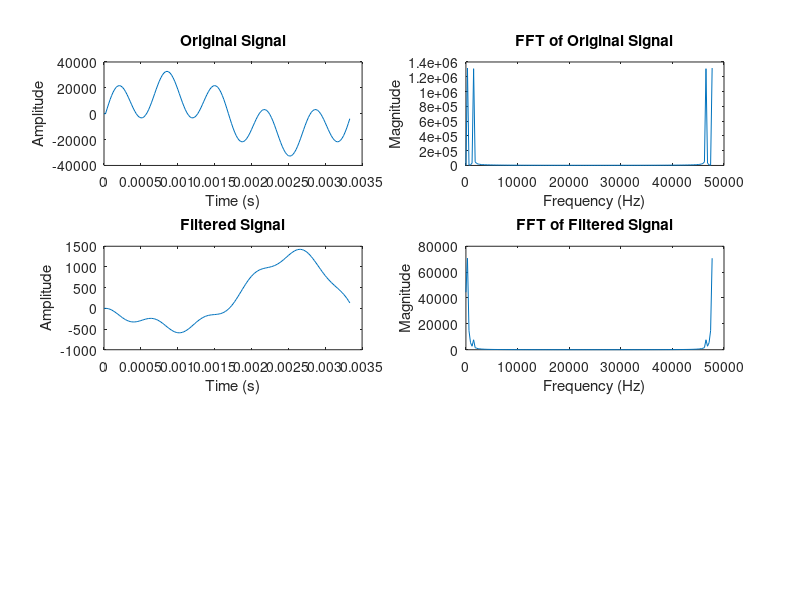

The MATLAB script that drew this image: (Note: this script raises an error after producing the figure.)
% Generate a waveform with all frequencies from 1 to 1000 Hz
Fs = 48000;  % Sampling frequency
t = 0:1/Fs:1/300;  % Time vector (2 seconds)

% Generate the waveform using element-wise addition
%waveform = sum(sin(2*pi*(1:1000)'*t), 1);  % Note the transpose (') here

% waveform = sin(2*pi*100*t) + sin(2*pi*200*t) + sin(2*pi*300*t) + sin(2*pi*400*t) + sin(2*pi*500*t) + sin(2*pi*600*t) + sin(2*pi*700*t) + sin(2*pi*900*t);
% waveform = sin(2*pi*300*t) +  sin(2*pi*600*t) + sin(2*pi*900*t);
%waveform = sin(2*pi*300*t) +  sin(2*pi*1600*t) + sin(2*pi*2900*t);

%waveform with sampling freq = 50000
% waveform = [0,0,3688,7265,10628,13677,16325,18499,20143,21219,21708,21613,20958,19786,18156,16144,13842,11347,8767,6209,3782,1586,-285,-1750,-2741,-3211,-3129,-2486,-1290,424,2608,5195,8101,11233,14488,17757,20932,23905,26575,28852,30658,31934,32634,32735,32232,31146,29510,27382,24833,21950,18832,15582,12310,9125,6132,3429,1102,-775,-2147,-2977,-3246,-2958,-2136,-822,921,3019,5381,7907,10492,13027,15405,17523,19289,20622,21455,21741,21447,20566,19108,17105,14608,11683,8415,4898,1235,-2465,-6092,-9537,-12702,-15492,-17831,-19657,-20925,-21610,-21708,-21237,-20231,-18746,-16852,-14635,-12194,-9630,-7053,-4570,-2286,-296,1312,2467,3115,3219,2762,1749,202,-1831,-4292,-7102,-10170,-13397,-16674,-19892,-22943,-25724,-28141,-30112,-31570,-32466,-32768,-32466,-31570,-30112,-28141,-25724,-22943,-19892,-16674,-13397,-10170,-7102,-4292,-1831,202,1749,2762,3219,3115,2467,1312,-296,-2286,-4570,-7053,-9630,-12194,-14635,-16852,-18746,-20231,-21237,-21708,-21610,-20925,-19657,-17831,-15492,-12702,-9537,-6092];

%waveform with sampling freq = 48000
waveform = [0,0,3839,7555,11028,14148,16819,18962,20516,21447,21740,21407,20482,19023,17108,14831,12298,9630,6947,4371,2019,0,-1592,-2679,-3202,-3129,-2446,-1167,672,3013,5777,8867,12175,15582,18965,22201,25171,27767,29893,31470,32440,32768,32440,31470,29893,27767,25171,22201,18965,15582,12175,8867,5777,3013,672,-1167,-2446,-3129,-3202,-2679,-1592,0,2019,4371,6947,9630,12298,14831,17108,19023,20482,21407,21740,21447,20516,18962,16819,14148,11028,7555,3839,0,-3839,-7555,-11028,-14148,-16819,-18962,-20516,-21447,-21740,-21407,-20482,-19023,-17108,-14831,-12298,-9630,-6947,-4371,-2019,0,1592,2679,3202,3129,2446,1167,-672,-3013,-5777,-8867,-12175,-15582,-18965,-22201,-25171,-27767,-29893,-31470,-32440,-32768,-32440,-31470,-29893,-27767,-25171,-22201,-18965,-15582,-12175,-8867,-5777,-3013,-672,1167,2446,3129,3202,2679,1592,0,-2019,-4371,-6947,-9630,-12298,-14831,-17108,-19023,-20482,-21407,-21740,-21447,-20516,-18962,-16819,-14148,-11028,-7555,-3839];

lenght = length(t)

% Compute FFT of the original signal
n = length(waveform);
fft_original = fft(waveform);
frequencies_original = (0:n-1)*(Fs/n);

% Design a Butterworth filter
% cutoff_frequency = 200;  % Adjust as needed
% order = 2;
% [b, a] = butter(order, cutoff_frequency/(Fs/2));

%  -- bandpass
%% M(f) = 1125*ln(1+f/700)
%% F(m) = 700*(exp(m/1125)-1)
%% want equispace 300 Hz to 3800 Hz
%% M(300) = 401.25 : M(3500)=2016
%M = linspace(401.25, 2016, 32);
%F = 700*(exp(M/1125)-1)/(Fs/2);
%%F = logspace(log10(300),log10(3800),32)/(Fs/2) ; % normalized freq
%% make the bandpass edges cross at about 50%
%BW = 0.035*(0.15 ./(F) + 1); % of freq
%% generate the filters
%for i=1:length(F)
%    %i
%    [b{i}, a{i}] = butter(1,[F(i)-F(i)*(BW(i)/2), F(i)+F(i)*(BW(i)/2)] );
%    %disp(b{i});
%    %disp(a{i});
%end

% import butterworth coefficient
    % test cornell github iir filter one for which freq = 299.991723 Hz
    %a = [1,-130880,65445];
    %b = [45,0,-45];
    
    % for freq = 300Hz
      a = [-1,1.9971,-0.9986];
      b = [6.871044933012911e-04,0,-6.871044933012911e-04];

%       [h2,w2]=freqz(b,a,100);
%       h2_db=20*log(abs(h2));
%       h2_abs = abs(h2);
%       figure;
%       plot(w2,h2_abs);

    % for freq = 6000Hz
    % a=[-1,1.3952,-0.9729];
    % b=[0.0136,0,-0.0136];

    

% Apply the Butterworth filter
filtered_signal = filter(b, a, waveform);

% Compute FFT of the filtered signal
fft_filtered = fft(filtered_signal);

% fft_filtered_back = fft_filtered(5001:10001);

frequencies_filtered = (0:n-1)*(Fs/n);
%frequencies_filtered = linspace(1,10001,1);

% Plot the original signal and its FFT
figure;
subplot(3, 2, 1);
plot(t, waveform);
title('Original Signal');
xlabel('Time (s)');
ylabel('Amplitude');

subplot(3, 2, 2);
plot(frequencies_original, abs(fft_original));
title('FFT of Original Signal');
xlabel('Frequency (Hz)');
ylabel('Magnitude');

% Plot the filtered signal and its FFT
subplot(3, 2, 3);
plot(t, filtered_signal);
title('Filtered Signal');
xlabel('Time (s)');
ylabel('Amplitude');

subplot(3, 2, 4);
plot(frequencies_filtered, abs(fft_filtered));
title('FFT of Filtered Signal');
xlabel('Frequency (Hz)');
ylabel('Magnitude');

sgtitle('Waveform, FFT, and Butterworth Filtering');

%subplot(3, 2, 5);
%plot(frequencies_filtered(5001:10001), abs(fft_filtered_back));
% Play the original audio
sound(waveform, Fs);
pause(5); % Pause to allow sound to finish

% Play the filtered audio
sound(250*filtered_signal, Fs);
pause(2); % Pause to allow sound to finish

% from Verilog
hardware_filtered_signal = [0, 0, 2, 9, 20, 35, 53, 74, 97, 121, 145, 168, 189, 208, 224, 236, 244, 248, 247, 242, 233, 220, 204, 185, 164, 142, 120, 99, 80, 63, 49, 38, 31, 28, 29, 34, 43, 55, 70, 87, 105, 78, 50, 66, 80, 91, 98, 101, 99, 92, 80, 63, 41, 14, -17, -51, -88, -127, -167, -207, -246, -283, -318, -350, -379, -404, -425, -442, -455, -465, -472, -477, -481, -485, -490, -496, -504, -515, -530, -549, -573, -602, -636, -675, -718, -765, -815, -867, -921, -976, -1031, -1085, -1137, -1186, -1231, -1272, -1308, -1339, -1365, -1386, -1402, -1413, -1420, -1423, -1423, -1421, -1418, -1415, -1412, -1410, -1410, -1412, -1417, -1425, -1436, -1450, -1467, -1486, -1506, -1527, -1548, -1568, -1586, -1601, -1612, -1618, -1619, -1614, -1603, -1585, -1560, -1529, -1492, -1449, -1401, -1349, -1293, -1234, -1173, -1111, -1049, -988, -929, -872, -818, -767, -719, -674, -632, -592, -554, -517, -481, -445, -408, -369, -327, -282, -233, -180, -122];
subplot(3, 2, 5);
plot(t, hardware_filtered_signal);
title('Hardware Filtered Signal');
xlabel('Time (s)');
ylabel('Amplitude');

fft_hardware_filtered = fft(hardware_filtered_signal);

subplot(3, 2, 6);
plot(frequencies_original, abs(fft_hardware_filtered));
title('FFT of Hardware Filtered Signal');
xlabel('Frequency (Hz)');
ylabel('Magnitude');